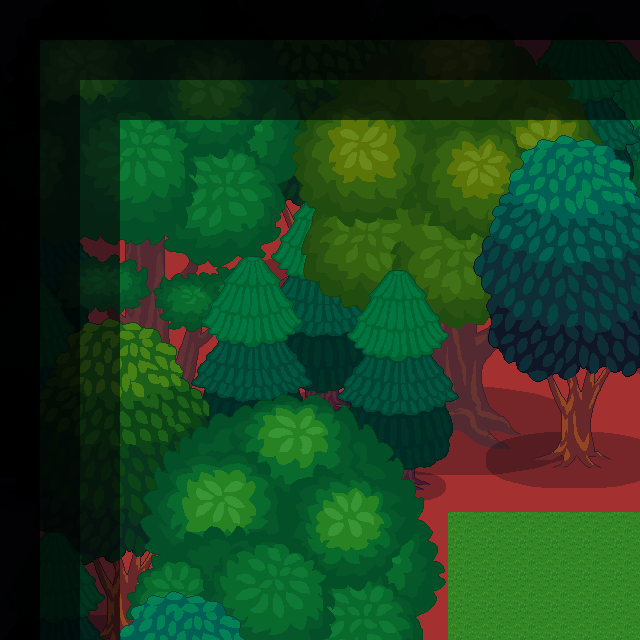

Tiled map render using the project's own tile images. Description and the map definition, with tile-layer contents summarised, below:
An orthogonal 40x40 tile map with 16x16 px tiles, 3 tile layers (ground, wall, tree), 3 tilesets.

<map version="1.10" tiledversion="1.10.2" orientation="orthogonal" renderorder="right-down" width="40" height="40" tilewidth="16" tileheight="16" infinite="0" nextlayerid="4" nextobjectid="1">
 <tileset firstgid="1" source="grasslv3.tsx" />
 <tileset firstgid="5" source="lv3_trees.tsx" />
 <tileset firstgid="14" source="wall.tsx" />
 <layer id="1" name="ground" width="40" height="40">
  <properties>
   <property name="unity:SortingLayer" value="Ground" />
   <property name="unity:layer" value="Ground" />
  </properties>
  <data>[1600 cells, 1600 non-empty, 4 distinct tile ids]</data>
 </layer>
 <layer id="2" name="wall" width="40" height="40">
  <properties>
   <property name="unity:ignore" value="Visual" />
   <property name="unity:layer" value="Obstacles" />
  </properties>
  <data>[1600 cells, 1504 non-empty, 1 distinct tile ids]</data>
 </layer>
 <layer id="3" name="tree" width="40" height="40">
  <properties>
   <property name="unity:SortingLayer" value="Foreground" />
   <property name="unity:layer" value="Obstacles" />
  </properties>
  <data>[1600 cells, 1 non-empty, 1 distinct tile ids]</data>
 </layer>
</map>
